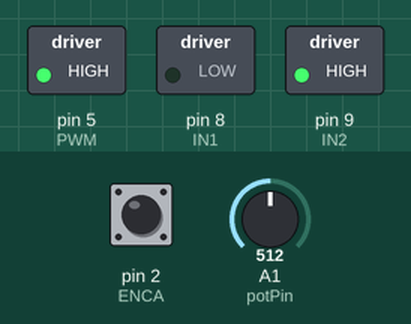
This sketch was run on a simulated Arduino Uno, built with avr-gcc and run on an emulated ATmega328P. Shown: switched loads named in the sketch (green lamp = pin HIGH). The inputs (shaded band) are chosen by the test bench; at power-on: A1 (potPin) = 512, pin 2 (ENCA) HIGH. What the sketch prints to the serial monitor is not drawn.

Above: at 1.2 s.
1.3 s: A1 (potPin) set to 296
4.3 s: A1 (potPin) set to 275
Timing chart, 0 to 7.3 s (numbered marks = the images above; inputs shaded):
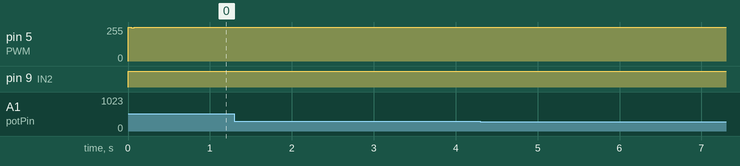

Measured:
- after the input at 1.3 s, every drawn part: stays the same
- after the input at 4.3 s, every drawn part: stays the same

The sketch:

PID_POSN_CTRL.ino
```cpp
#define ENCA 2 //Blue wire; encoder A
#define ENCB 3 // Purple wire; encoder B
#define PWM 5 // Enable pin capable of PWM
#define IN1 8 // Enable Dir1 pin
#define IN2 9 //Enable Dir2 pin
// const int ENCODER_RESOLUTION_GEARBOX = 700;  // CPR (counts per revolution) for gearbox shaft
// const int ENCODER_RESOLUTION_MOTOR = 16 * 43.8;  // Adjusted CPR for motor shaft

const int potPin = A1; //Potentiometer
volatile int32_t motor_posn = 0;

int motor_speed, mapped_speed;
float target = 0;

long prevT = 0;
float eprev = 0;
float eintegral = 0;

void setup() {
  Serial.begin(9600);
  pinMode(ENCA,INPUT_PULLUP);
  pinMode(ENCB,INPUT_PULLUP);

  pinMode(PWM, OUTPUT);
  pinMode(IN1,OUTPUT);
  pinMode(IN2,OUTPUT);

  attachInterrupt(digitalPinToInterrupt(ENCA),readEncoder,RISING);
}


void loop() {
  // set target position

  // target = target*sin(prevT/1e6);
  target = analogRead(potPin);
  target = map(target, 0, 1023, 0, 360);
  // Tunable gains
  float kp = 1.1;
  float kd = 0.01;
  float ki = 0.5;

  //Time difference
  long currT = micros(); //Current time in microseconds

  float deltaT = ((float)(currT-prevT))/1.0e6;

  prevT = currT;

  int pos;
  noInterrupts();
  pos = motor_posn;
  interrupts();
  // Serial.println("Motor posn set initially");

  //error
  int e = -target+pos; //Switched this motor will continuously spin if not

  //derivative
  float dedt = (e-eprev)/(deltaT);
  // Serial.print("Derivative term: ");
  // Serial.println(dedt);

  //integral
  eintegral = eintegral + e*deltaT;

  //control signal
  float u = kp*e + kd*dedt + ki*eintegral;

  // motor power
  float pwr = fabs(u);
  if (pwr>255){
    pwr = 255;
  }

  //motor direction
  int dir = 1;
  if(u<0){
    dir = -1;
  }

  //signal the motor
  setMotorPosn(dir,pwr,PWM, IN1, IN2);

  // store previous error
  eprev = 0;
  // eprev = e;

 Serial.print("Target Posn: ");
  Serial.print(target);
  Serial.print(" ");

  Serial.print("Motor Posn: ");
  Serial.println(motor_posn);
  // delay(200000);
  // Serial.println();
}

void setMotorPosn(int dir, int pwmVal, int pwm, int in1, int in2){
  analogWrite(pwm, pwmVal);
  if (dir == 1){
    digitalWrite(in1,HIGH);
    digitalWrite(in2,LOW);
  }
  else if (dir == -1){
    digitalWrite(in1,LOW);
    digitalWrite(in2,HIGH);
  }
  else{
      digitalWrite(in1,LOW);
      digitalWrite(in2,LOW);
  }
}

void readEncoder(){
  int b = digitalRead(ENCB); //Reads encoder b
  if(b>0){
    motor_posn++;
  }
  else{
    motor_posn--;
  }
}
```
